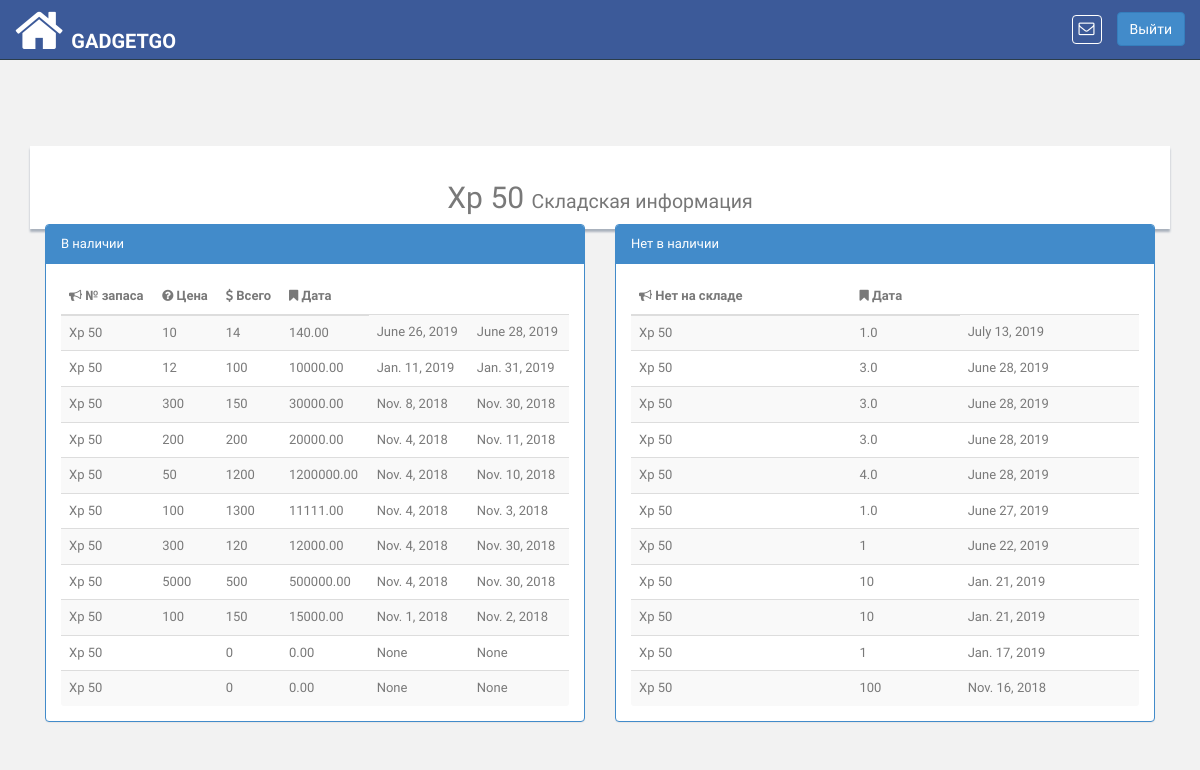
Page /product/stock/item/1/detail/ (signed in) on the committed database.
### pis_product/models.py (models this page shows, shortened)
class Product(models.Model):
    UNIT_TYPE_KG = 'Kilogram'
    UNIT_TYPE_GRAM = 'Gram'
    UNIT_TYPE_LITRE = 'Litre'
    UNIT_TYPE_QUANTITY = 'Quantity'
    UNIT_TYPES = (
        (UNIT_TYPE_KG, 'Kilogram'),
        (UNIT_TYPE_GRAM, 'Gram'),
        (UNIT_TYPE_LITRE, 'Litre'),
        (UNIT_TYPE_QUANTITY, 'Quantity'),
    )
    unit_type = models.CharField(
        choices=UNIT_TYPES, default=UNIT_TYPE_QUANTITY,
        blank=True, null=True, max_length=200
    )
    name = models.CharField(max_length=100, unique=True)
    brand_name = models.CharField(max_length=200, blank=True, null=True)
    retailer = models.ForeignKey(
        'pis_retailer.Retailer',
        related_name='retailer_product',on_delete=models.CASCADE
    )
    bar_code = models.CharField(max_length=13, unique=True, blank=True,
                                null=True)
    def __unicode__(self):
        return self.name
    def product_available_items(self):
        try:
            obj_stock_in = self.stockin_product.aggregate(Sum('quantity'))
            stock_in = float(obj_stock_in.get('quantity__sum'))
        except:
            stock_in = 0
        try:
            obj_stock_out = self.stockout_product.aggregate(
                Sum('stock_out_quantity'))
            stock_out = float(obj_stock_out.get('stock_out_quantity__sum'))
        except:
            stock_out = 0
        return  stock_in - stock_out

class StockIn(models.Model):
    product = models.ForeignKey(
        Product, related_name='stockin_product',on_delete=models.CASCADE
    )
    quantity = models.CharField(
        max_length=100, blank=True, null=True
    )
    price_per_item = models.DecimalField(
        max_digits=65, decimal_places=2, default=0, blank=True, null=True,
        help_text="Selling Price for a Single Item"
    )
    total_amount = models.DecimalField(
        max_digits=65, decimal_places=2, default=0, blank=True, null=True
    )
    buying_price_item = models.DecimalField(
        max_digits=65, decimal_places=2, default=0, blank=True, null=True,
        help_text='Buying Price for a Single Item'
    )
    total_buying_amount = models.DecimalField(
        max_digits=65, decimal_places=2, default=0, blank=True, null=True
    )
    dated_order = models.DateField(blank=True, null=True)
    stock_expiry = models.DateField(blank=True, null=True)

class StockOut(models.Model):
    product = models.ForeignKey(
        Product, related_name='stockout_product',on_delete=models.CASCADE
    )
    invoice = models.ForeignKey(
        'pis_sales.SalesHistory', related_name='out_invoice',
        blank=True, null=True,on_delete=models.CASCADE
    )
    purchased_item = models.ForeignKey(
        PurchasedProduct, related_name='out_purchased',
        blank=True, null=True,on_delete=models.CASCADE
    )
    stock_out_quantity=models.CharField(max_length=100, blank=True, null=True)
    selling_price = models.DecimalField(
        max_digits=65, decimal_places=2, default=0, blank=True, null=True
    )
    buying_price = models.DecimalField(
        max_digits=65, decimal_places=2, default=0, blank=True, null=True
    )
    dated=models.DateField(blank=True, null=True)

### pis_product/views.py (the view)
# urls.py: re_path(r'^stock/item/(?P<product_id>\d+)/detail/$',StockDetailView.as_view(),name='stock_detail'),
class StockDetailView(TemplateView):
    template_name = 'products/stock_detail.html'
    def get_context_data(self, **kwargs):
        context = super(
            StockDetailView, self).get_context_data(**kwargs)
        try:
            item = Product.objects.get(id=self.kwargs.get('product_id'))
        except StockIn.DoesNotExist:
            return Http404('Item does not exists in database')
        item_stocks_in = item.stockin_product.all()
        item_stocks_out = item.stockout_product.all()
        context.update({
            'item': item,
            'item_stock_in': item_stocks_in.order_by('-dated_order'),
            'item_stock_out': item_stocks_out.order_by('-dated'),
        })
        return context

### pis_com/templatetags/template_tags.py (called while the page is built)
@register.simple_tag
def product_notifications(retailer_id):
    return Product.objects.filter(retailer__id=retailer_id)

### templates/products/stock_detail.html
{% extends 'base.html' %}
{% block content %}
    <div class="container">
        <div class="row">
            <div class="col-lg-12">
                <br>
                <br><br>
                <div class="content-panel">
                    <h2 class="text-center">{{ item.name|title }} <small>Складская информация</small></h2>
                    {% if item_stock_in.exists %}
                        <div class="col-lg-6 col-md-12 col-sm-12">
                            <div class="panel panel-primary">
                                <div class="panel-heading">
                                    В наличии
                                </div>
                                <div class="panel-body table-responsive">
                                    <table class="table table-striped table-advance table-hover ledger-table table-responsive">
                                        <thead>
                                        <tr>
                                            <th><i class="fa fa-bullhorn"></i> № запаса</th>
                                            <th><i class="fa fa-question-circle"></i> Цена</th>
                                            <th><i class="fa fa-dollar"></i> Всего</th>
                                            <th><i class="fa fa-bookmark"></i> Дата</th>
                                        </tr>
                                        </thead>
                                        <tbody class="item-table-body">
                                        {% for st_in in item_stock_in %}
                                            <tr>
                                                <td>{{ st_in.product}}</td>
                                                <td>{{ st_in.quantity|floatformat:'-2' }}</td>
                                                <td>{{ st_in.price_per_item|floatformat:'-2' }}</td>
                                                <td>{{ st_in.total_amount }}</td>
                                                <td>{{ st_in.dated_order }}</td>
                                                <td>{{ st_in.stock_expiry }}</td>
                                            </tr>
                                        {% endfor %}
                                        </tbody>
                                    </table>
                                </div>
                            </div>
                        </div>
                    {% endif %}
                    {% if item_stock_out.exists %}
                        <div class="col-lg-6 col-md-12 col-sm-12">
                            <div class="panel panel-primary">
                                <div class="panel-heading">
                                    Нет в наличии
                                </div>
                                <div class="panel-body table-responsive">
                                    <table class="table table-striped table-advance table-hover payment-table table-responsive">
                                        <thead>
                                        <tr>
                                            <th><i class="fa fa-bullhorn"></i> Нет на складе</th>
                                            <th><i class="fa fa-bookmark"></i> Дата</th>
                                        </tr>
                                        </thead>
                                        <tbody class="item-table-body">
                                        {% for st_out in item_stock_out %}
                                            <tr>
                                                <td>{{ st_out.product}}</td>
                                                <td>{{ st_out.stock_out_quantity }}</td>
                                                <td>{{ st_out.dated }}</td>
                                            </tr>
                                        {% endfor %}
                                        </tbody>
                                    </table>
                                </div>
                            </div>
                        </div>
                    {% endif %}
                </div>
            </div>
        </div>
    </div>
{% endblock %}

### app_static/css/style.css (style rules this page uses)
body { color: #797979; background: #f2f2f2; font-family: 'Ruda', sans-serif; padding: 0px !important; margin: 0px !important; font-size:13px; }
.content-panel { background: #ffffff; box-shadow: 0px 3px 2px #aab2bd; padding-top: 15px; padding-bottom: 5px; }

### rows in the picture
Product: name "Xp 50"
StockIn: product "Xp 50", quantity "10", price_per_item "14", total_amount "140.00", dated_order "June 26, 2019", stock_expiry "June 28, 2019"
StockIn: product "Xp 50", quantity "12", price_per_item "100", total_amount "10000.00", dated_order "Jan. 11, 2019", stock_expiry "Jan. 31, 2019"
StockIn: product "Xp 50", quantity "300", price_per_item "150", total_amount "30000.00", dated_order "Nov. 8, 2018", stock_expiry "Nov. 30, 2018"
StockIn: product "Xp 50", quantity "200", price_per_item "200", total_amount "20000.00", dated_order "Nov. 4, 2018", stock_expiry "Nov. 11, 2018"
StockIn: product "Xp 50", quantity "50", price_per_item "1200", total_amount "1200000.00", dated_order "Nov. 4, 2018", stock_expiry "Nov. 10, 2018"
StockIn: product "Xp 50", quantity "100", price_per_item "1300", total_amount "11111.00", dated_order "Nov. 4, 2018", stock_expiry "Nov. 3, 2018"
StockIn: product "Xp 50", quantity "300", price_per_item "120", total_amount "12000.00", dated_order "Nov. 4, 2018", stock_expiry "Nov. 30, 2018"
StockIn: product "Xp 50", quantity "5000", price_per_item "500", total_amount "500000.00", dated_order "Nov. 4, 2018", stock_expiry "Nov. 30, 2018"
StockIn: product "Xp 50", quantity "100", price_per_item "150", total_amount "15000.00", dated_order "Nov. 1, 2018", stock_expiry "Nov. 2, 2018"
StockIn: product "Xp 50", price_per_item "0", total_amount "0.00", dated_order "None", stock_expiry "None"
StockIn: product "Xp 50", price_per_item "0", total_amount "0.00", dated_order "None", stock_expiry "None"
StockOut: product "Xp 50", stock_out_quantity "1.0", dated "July 13, 2019"
StockOut: product "Xp 50", stock_out_quantity "3.0", dated "June 28, 2019"
StockOut: product "Xp 50", stock_out_quantity "3.0", dated "June 28, 2019"
StockOut: product "Xp 50", stock_out_quantity "3.0", dated "June 28, 2019"
StockOut: product "Xp 50", stock_out_quantity "4.0", dated "June 28, 2019"
StockOut: product "Xp 50", stock_out_quantity "1.0", dated "June 27, 2019"
StockOut: product "Xp 50", stock_out_quantity "1", dated "June 22, 2019"
StockOut: product "Xp 50", stock_out_quantity "10", dated "Jan. 21, 2019"
StockOut: product "Xp 50", stock_out_quantity "10", dated "Jan. 21, 2019"
StockOut: product "Xp 50", stock_out_quantity "1", dated "Jan. 17, 2019"
StockOut: product "Xp 50", stock_out_quantity "100", dated "Nov. 16, 2018"
